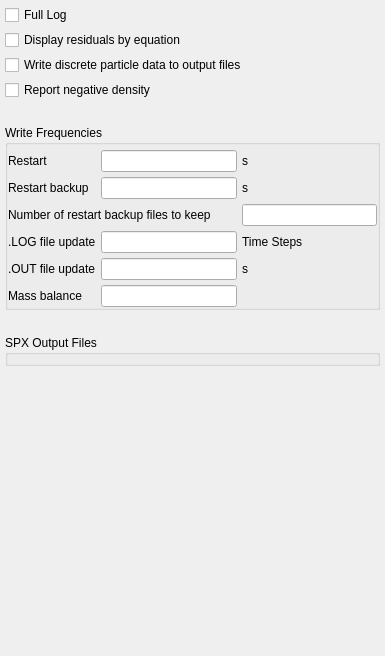
<?xml version="1.0" encoding="UTF-8"?>
<ui version="4.0">
 <class>output</class>
 <widget class="QWidget" name="output">
  <property name="geometry">
   <rect>
    <x>0</x>
    <y>0</y>
    <width>385</width>
    <height>656</height>
   </rect>
  </property>
  <layout class="QGridLayout" name="gridLayout_2">
   <property name="margin">
    <number>5</number>
   </property>
   <property name="spacing">
    <number>5</number>
   </property>
   <item row="2" column="0">
    <widget class="CheckBox" name="checkbox_keyword_print_des_data">
     <property name="text">
      <string>Write discrete particle data to output files</string>
     </property>
    </widget>
   </item>
   <item row="4" column="0">
    <spacer name="verticalSpacer_2">
     <property name="orientation">
      <enum>Qt::Vertical</enum>
     </property>
     <property name="sizeType">
      <enum>QSizePolicy::Maximum</enum>
     </property>
     <property name="sizeHint" stdset="0">
      <size>
       <width>20</width>
       <height>20</height>
      </size>
     </property>
    </spacer>
   </item>
   <item row="0" column="0">
    <widget class="CheckBox" name="checkbox_keyword_full_log">
     <property name="text">
      <string>Full Log</string>
     </property>
    </widget>
   </item>
   <item row="1" column="0">
    <widget class="CheckBox" name="checkbox_keyword_group_resid">
     <property name="text">
      <string>Display residuals by equation</string>
     </property>
    </widget>
   </item>
   <item row="3" column="0">
    <widget class="CheckBox" name="checkbox_keyword_report_neg_density">
     <property name="text">
      <string>Report negative density</string>
     </property>
    </widget>
   </item>
   <item row="8" column="0">
    <spacer name="verticalSpacer">
     <property name="orientation">
      <enum>Qt::Vertical</enum>
     </property>
     <property name="sizeHint" stdset="0">
      <size>
       <width>20</width>
       <height>40</height>
      </size>
     </property>
    </spacer>
   </item>
   <item row="7" column="0">
    <widget class="QGroupBox" name="groupBox">
     <property name="title">
      <string>SPX Output Files</string>
     </property>
     <property name="flat">
      <bool>true</bool>
     </property>
     <layout class="QGridLayout" name="gridLayout_3">
      <property name="leftMargin">
       <number>0</number>
      </property>
      <property name="topMargin">
       <number>5</number>
      </property>
      <property name="rightMargin">
       <number>0</number>
      </property>
      <property name="bottomMargin">
       <number>0</number>
      </property>
      <property name="spacing">
       <number>5</number>
      </property>
     </layout>
    </widget>
   </item>
   <item row="5" column="0">
    <widget class="QGroupBox" name="groupBox_3">
     <property name="title">
      <string>Write Frequencies</string>
     </property>
     <property name="flat">
      <bool>true</bool>
     </property>
     <layout class="QGridLayout" name="gridLayout">
      <property name="leftMargin">
       <number>0</number>
      </property>
      <property name="topMargin">
       <number>5</number>
      </property>
      <property name="rightMargin">
       <number>0</number>
      </property>
      <property name="bottomMargin">
       <number>0</number>
      </property>
      <property name="spacing">
       <number>5</number>
      </property>
      <item row="4" column="1">
       <widget class="LineEdit" name="lineedit_keyword_out_dt"/>
      </item>
      <item row="3" column="1">
       <widget class="LineEdit" name="lineedit_keyword_nlog"/>
      </item>
      <item row="0" column="2">
       <widget class="QLabel" name="label_2">
        <property name="text">
         <string>s</string>
        </property>
       </widget>
      </item>
      <item row="3" column="0">
       <widget class="QLabel" name="label_137">
        <property name="text">
         <string>.LOG file update</string>
        </property>
       </widget>
      </item>
      <item row="0" column="0">
       <widget class="QLabel" name="label_136">
        <property name="text">
         <string>Restart</string>
        </property>
       </widget>
      </item>
      <item row="0" column="1">
       <widget class="LineEdit" name="lineedit_keyword_res_dt"/>
      </item>
      <item row="1" column="1">
       <widget class="LineEdit" name="lineedit_keyword_res_backup_dt"/>
      </item>
      <item row="1" column="0">
       <widget class="QLabel" name="label_3">
        <property name="text">
         <string>Restart backup</string>
        </property>
       </widget>
      </item>
      <item row="2" column="2">
       <widget class="LineEdit" name="lineedit_keyword_res_backups"/>
      </item>
      <item row="4" column="2">
       <widget class="QLabel" name="label_7">
        <property name="text">
         <string>s</string>
        </property>
       </widget>
      </item>
      <item row="2" column="0" colspan="2">
       <widget class="QLabel" name="label_5">
        <property name="text">
         <string>Number of restart backup files to keep</string>
        </property>
       </widget>
      </item>
      <item row="4" column="0">
       <widget class="QLabel" name="label_6">
        <property name="text">
         <string>.OUT file update</string>
        </property>
       </widget>
      </item>
      <item row="1" column="2">
       <widget class="QLabel" name="label_4">
        <property name="text">
         <string>s</string>
        </property>
       </widget>
      </item>
      <item row="3" column="2">
       <widget class="QLabel" name="label">
        <property name="text">
         <string>Time Steps</string>
        </property>
       </widget>
      </item>
      <item row="5" column="0">
       <widget class="QLabel" name="label_8">
        <property name="text">
         <string>Mass balance</string>
        </property>
       </widget>
      </item>
      <item row="5" column="1">
       <widget class="LineEdit" name="lineedit_keyword_report_mass_balance_dt"/>
      </item>
     </layout>
    </widget>
   </item>
   <item row="6" column="0">
    <spacer name="verticalSpacer_3">
     <property name="orientation">
      <enum>Qt::Vertical</enum>
     </property>
     <property name="sizeType">
      <enum>QSizePolicy::Maximum</enum>
     </property>
     <property name="sizeHint" stdset="0">
      <size>
       <width>20</width>
       <height>20</height>
      </size>
     </property>
    </spacer>
   </item>
  </layout>
 </widget>
 <customwidgets>
  <customwidget>
   <class>CheckBox</class>
   <extends>QCheckBox</extends>
   <header>mfix.widgets.base</header>
  </customwidget>
  <customwidget>
   <class>LineEdit</class>
   <extends>QLineEdit</extends>
   <header>mfix.widgets.base</header>
  </customwidget>
 </customwidgets>
 <resources/>
 <connections/>
</ui>
